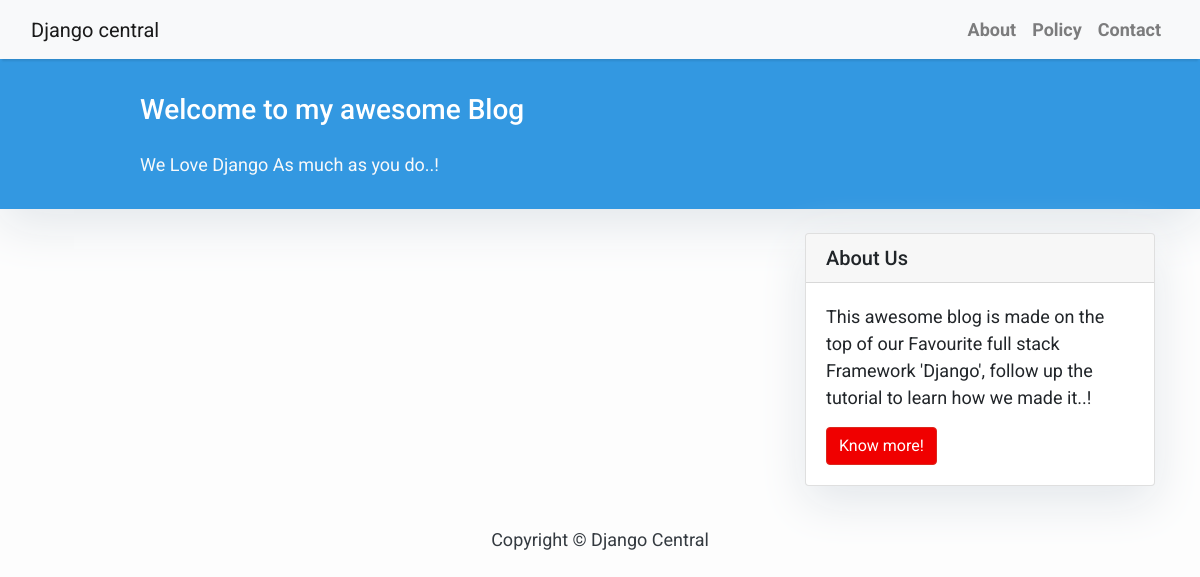
The app's page /, older data.
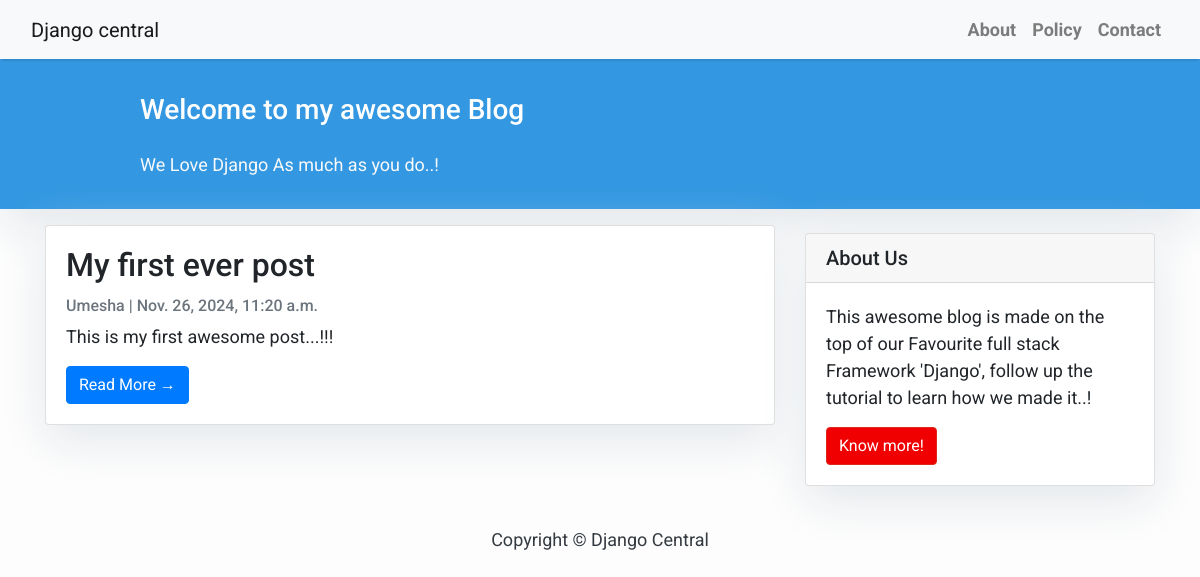
The same page, newer data.
### blog/models.py (models this page shows, shortened)
class Post(models.Model):
    title = models.CharField(max_length=200, unique=True)
    slug = models.SlugField(max_length=200, unique=True)
    author = models.ForeignKey(User, on_delete= models.CASCADE,related_name='blog_posts')
    updated_on = models.DateTimeField(auto_now= True)
    content = models.TextField()
    created_on = models.DateTimeField(auto_now_add=True)
    status = models.IntegerField(choices=STATUS, default=0)
    class Meta:
        ordering = ['-created_on']

### blog/views.py (the view)
# urls.py: path('', views.PostList.as_view(), name='home'),
class PostList(generic.ListView):
    queryset = Post.objects.filter(status=1).order_by('-created_on')
    template_name = 'index.html'

### templates/index.html (shortened to what this page needs)
{% extends "base.html" %}
{% block content %}
<header class="masthead">
    <div class="container">
        <div class="row">
            <div class=" col-md-8 col-md-10 mx-auto">
                <div class="site-heading">
                    <h3 class=" site-heading my-4 mt-3 text-white"> Welcome to my awesome Blog </h3>
                    <p class="text-light">We Love Django As much as you do..! &nbsp
                    </p>
                </div>
            </div>
        </div>
    </div>
</header>
<div class="container">
    <div class="row">
        <div class="col-md-8 mt-3 left">
            {% for post in post_list %}
            <div class="card mb-4">
                <div class="card-body">
                    <h2 class="card-title">{{ post.title }}</h2>
                    <p class="card-text text-muted h6">{{ post.author }} | {{ post.created_on}} </p>
                    <p class="card-text">{{post.content|slice:":200" }}</p>
                    <a href="{% url 'post_detail' post.slug  %}" class="btn btn-primary">Read More &rarr;</a>
                </div>
            </div>
            {% endfor %}
        </div>
        {% block sidebar %} {% include 'sidebar.html' %} {% endblock sidebar %}
    </div>
</div>
{%endblock%}

### templates/base.html (shortened to what this page needs)
<!DOCTYPE html>
<html>
    <head>
        <link rel="stylesheet" href="https://maxcdn.bootstrapcdn.com/bootstrap/4.0.0/css/bootstrap.min.css"
 />
    </head>
    <body>
        <nav class="navbar navbar-expand-lg navbar-light bg-light shadow" id="mainNav">
            <div class="container-fluid">
                <a class="navbar-brand" href="{% url 'home' %}">Django central</a>
                <div class="collapse navbar-collapse" id="navbarResponsive">
                    <ul class="navbar-nav ml-auto">
                        <li class="nav-item text-black">
                            <a class="nav-link text-black font-weight-bold" href="#">About</a>
                        </li>
                        <li class="nav-item text-black">
                            <a class="nav-link text-black font-weight-bold" href="#">Policy</a>
                        </li>
                        <li class="nav-item text-black">
                            <a class="nav-link text-black font-weight-bold" href="#">Contact</a>
                        </li>
                    </ul>
                </div>
            </div>
        </nav>
        {% block content %}{% endblock content %}
        <footer class="py-3 bg-grey">
            <p class="m-0 text-dark text-center ">Copyright &copy; Django Central</p>
        </footer>
    </body>
</html>

### templates/sidebar.html (shortened to what this page needs)
{% block sidebar %}
<div class="col-md-4 float-right ">
<div class="card my-4">
        <h5 class="card-header">About Us</h5>
    <div class="card-body">
        <p class="card-text"> This awesome blog is made on the top of our Favourite full stack Framework 'Django', follow up the tutorial to learn how we made it..!</p>
        <a href="https://djangocentral.com/building-a-blog-application-with-django"
           class="btn btn-danger">Know more!</a>
    </div>
</div>
</div>
{% endblock sidebar %}

### templates/base.html (style rules this page uses)
body { font-family: "Roboto", sans-serif; font-size: 17px; background-color: #fdfdfd; }
.shadow { box-shadow: 0 4px 2px -2px rgba(0, 0, 0, 0.1); }
.btn-danger { color: #fff; background-color: #f00000; border-color: #dc281e; }
.masthead { background: #3398E1; height: auto; padding-bottom: 15px; box-shadow: 0 16px 48px #E3E7EB; padding-top: 10px; }

### templates/index.html (style rules this page uses)
body { font-family: "Roboto", sans-serif; font-size: 18px; background-color: #fdfdfd; }
.card { box-shadow: 0 16px 48px #E3E7EB; }

### templates/sidebar.html (style rules this page uses)
.card { box-shadow: 0 16px 48px #E3E7EB; }

Row changes from the older to the newer data that the page shows:
added Post: title "My first ever post", author "Umesha", created_on "Nov. 26, 2024, 11:20 a.m.", content "This is my first awesome post...!!!"
